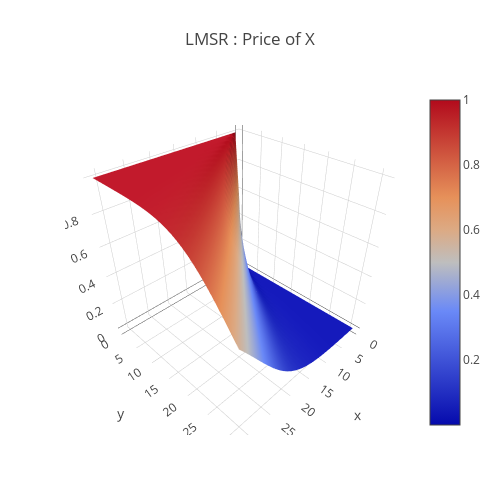

Here is the notebook cell this chart was saved with:
### Code cell
a = 0.1
data = [
    go.Surface(
        z=price_function(x,y,a)
    )
]
layout = go.Layout(
    title='LMSR : Price of X',
    autosize=False,
    width=500,
    height=500,
    margin=dict(
        l=65,
        r=50,
        b=65,
        t=90
    )
)
fig = go.Figure(data=data, layout=layout)
URL = plotly.offline.iplot(fig, filename='Costfunction-3d-surface.html')

### Figure 1 — Plotly figure (JSON) as saved in the notebook; plotly's stock layout.template omitted (floating-point values rounded to 4 significant figures; data arrays with more than 128 entries replaced by an {"elided": "..."} marker saying what was removed)
{"data": [{"type": "surface", "uid": "7a371d39-da4a-43e6-b1db-b04354959e9a", "z": {"elided": "32x32 float values"}}], "layout": {"autosize": false, "height": 500, "margin": {"b": 65, "l": 65, "r": 50, "t": 90}, "title": {"text": "LMSR : Price of X"}, "width": 500}}
